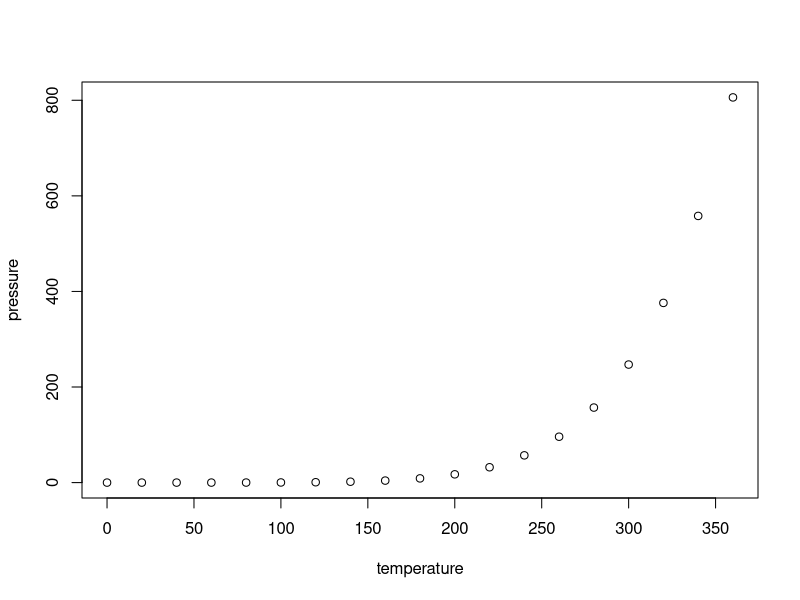
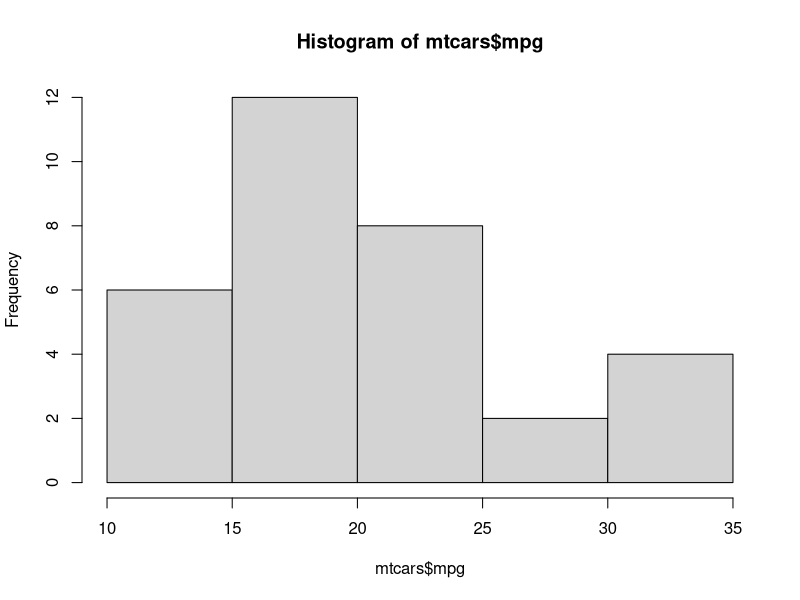

These figures' R source, in order:
## ---- chunk 1
knitr::opts_chunk$set(echo = TRUE)
## ---- chunk 2
#option-command-i is the shortcut for inserting a code chunk
## ---- chunk 3
summary(cars)
## ---- chunk 4
plot(pressure)
## ---- chunk 5
hist(mtcars$mpg)
